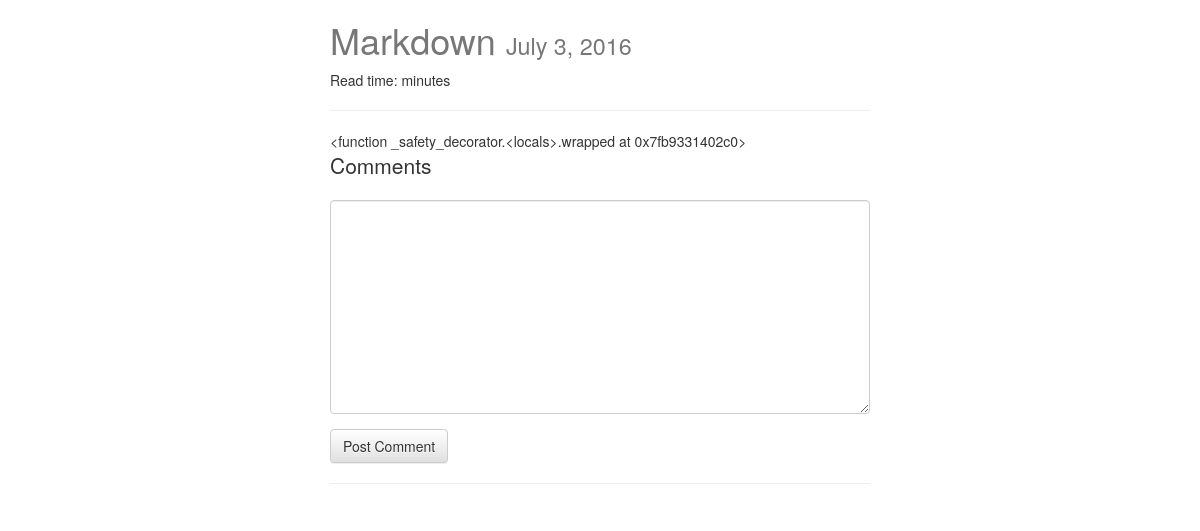
The page /posts/mardown/ on the database as committed earlier.
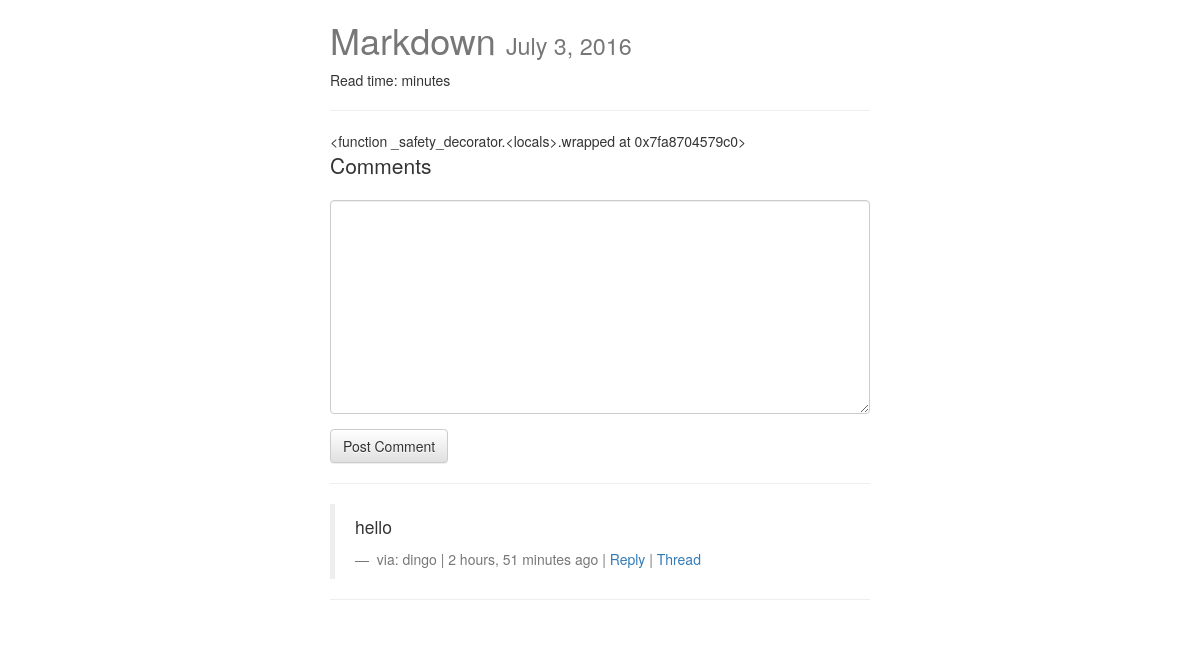
The same page on the database as committed later.
### posts/models.py (models this page shows, shortened)
class Post(models.Model):
    user = models.ForeignKey(settings.AUTH_USER_MODEL, default=1)
    title = models.CharField(max_length=120)
    slug = models.SlugField(unique=True)
    image = models.ImageField(upload_to=upload_location,
            null=True,
            blank=True,
            width_field="width_field",
            height_field="height_field")
    height_field = models.IntegerField(default=0)
    width_field = models.IntegerField(default=0)
    content = models.TextField()
    draft = models.BooleanField(default=False)
    publish = models.DateField(auto_now=False, auto_now_add=False)
    read_time = models.TimeField(null=True, blank=True)
    updated = models.DateTimeField(auto_now=True, auto_now_add=False)
    timestamp = models.DateTimeField(auto_now=False, auto_now_add=True)
    objects = PostManager()
    class Meta:
        ordering = ["-timestamp", "-updated"]
    def get_markdown(self):
        content = self.content
        markdown_text = markdown(content)
        return mark_safe(markdown_text)
    @property
    def comments(self):
        instance = self
        qs = Comment.objects.filter_by_instance(self)
        return qs
    @property
    def get_content_type(self):
        instance = self
        content_type = ContentType.objects.get_for_model(instance.__class__)
        return content_type

### comments/models.py (models this page shows, shortened)
class Comment(models.Model):
    user        = models.ForeignKey(settings.AUTH_USER_MODEL, default=1)
    content_type = models.ForeignKey(ContentType, on_delete=models.CASCADE)
    object_id = models.PositiveIntegerField()
    content_object = GenericForeignKey('content_type', 'object_id')
    parent = models.ForeignKey("self", null=True, blank=True)
    content     = models.TextField(blank=False, null=False)
    timestamp   = models.DateTimeField(auto_now_add=True)
    objects = CommentManager()
    class Meta:
        ordering = ['-timestamp']
    def get_absolute_url(self):
        return reverse("comments:thread", kwargs={"id": self.id })
    def children(self): #replies
        return Comment.objects.filter(parent=self)

### posts/views.py (the view, shortened to what this page needs)
# urls.py: url(r'^(?P<slug>[\w-]+)/$', post_detail, name='detail'),
def post_detail(request, slug=None):
    instance = get_object_or_404(Post, slug=slug)
    if instance.publish > timezone.now().date() or instance.draft:
        if not request.user.is_staff or not request.user.is_superuser:
            raise Http404
    share_string = quote_plus(instance.content)
    initial_data = {
        "content_type": instance.get_content_type,
        "object_id": instance.id
    }
    comment_form = CommentForm(request.POST or None, initial=initial_data)
    comments = instance.comments #Comment.objects.filter_by_instance(instance)
    context = {
        "title": instance.title,
        "instance": instance,
        "share_string": share_string,
        "comments": comments,
        "comment_form": comment_form,
    }
    return render(request, "post_detail.html", context)

### comments/forms.py
class CommentForm(forms.Form):
    content_type = forms.CharField(widget=forms.HiddenInput)
    object_id = forms.IntegerField(widget=forms.HiddenInput)
    content = forms.CharField(label="", widget=forms.Textarea)

### comments/models.py (called while the page is built)
    def filter_by_instance(self, instance):
        content_type = ContentType.objects.get_for_model(instance.__class__)
        obj_id = instance.id
        qs = super(CommentManager, self).filter(content_type=content_type, object_id=obj_id).filter(parent=None)
        return qs

### templates/post_detail.html (shortened to what this page needs)
{% extends "base.html" %}
{% load urlify %}
{% load crispy_forms_tags %}
{% block content %}
<div class='col-sm-6 col-sm-offset-3'>
<h1>{{ title }} <small>{% if instance.draft %}<span style='color:red;'>Draft</span> {% endif %}{{ instance.publish }} </small></h1>
<p> Read time: {{ instance.read_time | time:"i"}} minutes </p>
<p>
  <hr/>
</p>
<div class='row'>
  <div class='col-sm-12'>
    <div class="post-detail-item">
      {{ instance.get_markdown }}
    </div>
    <div class="">
      <p class="lead"> Comments </p>
      <form class="" action="." method="POST">
        {{ comment_form | crispy }}
        <input type="submit" value="Post Comment" class="btn btn-default">
      </form>
      <hr>
      {% for comment in comments %}
      <blockquote>
        <p> {{ comment.content }} </p>
        <footer> via: {{ comment.user }} | {{ comment.timestamp | timesince }} ago |  <a href="#" class="comment-reply-btn">Reply</a> | <a href="{{ comment.get_absolute_url }}"> Thread </a></footer>
      </blockquote>
      <hr>
      {% endfor %}
    </div>
    </div>
  </div>
</div>
{% endblock content %}

Rows that differ between the two databases and show on the page:
computed for Post "Markdown": get_markdown "<function _safety_decorator.<locals>.wrapped at 0x7fb9331402c0>" → "<function _safety_decorator.<locals>.wrapped at 0x7fa8704579c0>"
added Comment: content "hello", user "dingo", timestamp "2 hours, 51 minutes"
